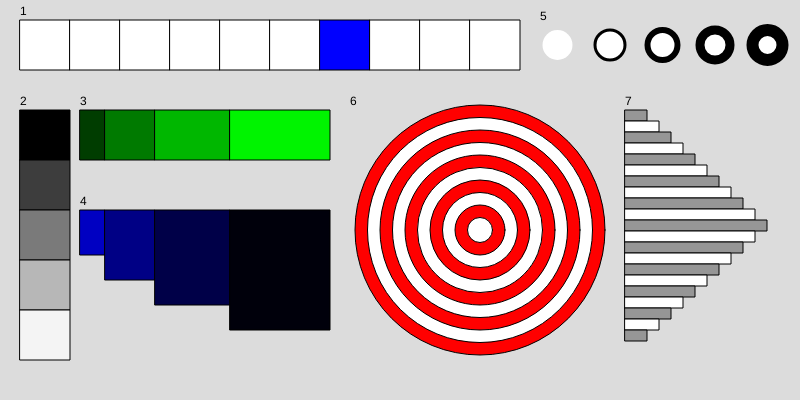
Frame 1 (no input)
Frame 60 (no input): identical to frame 1, image omitted
Frame 120 (the mouse pressed at the canvas centre since frame 60): identical to frame 1, image omitted

The p5.js sketch that drew this single still picture (run headless with seeded random() and noise() and a simulated clock; from frame 60 on, the mouse is pressed at the canvas centre):

// p5.js sketch
// ── sketch.js
function setup() {
  createCanvas(800, 400);
}

function draw() {
  background(220);
  fill(0);
  text("1",20,15);
  text("2",20,105);
  text("3",80,105);
  text("4",80,205);
  text("5",540,20);
  text("6",350,105);
  text("7",625,105);
  fill(255);
  for (let i = 0; i < 10; i++) {
    square(20+50*i,20,50); // voor elke i gaat de x-as met breedte*i omhoog
    if (i === 5) {
      fill(0,0,255);
    } else {
      fill(255);
    }
  }
  for (let i = 0; i < 5; i++) {
    fill(i*61);
    square(20,110+50*i,50);
  }
  let x3 = 80;
  for (let i = 1; i < 5; i++) {
    g = i*61;
    let colour = color(0,g,0);
    let w = i*25;
    fill(color(colour));
    rect(x3,110,w,50);
    x3 += w;
  }
  let x4 = 80;
  for (let i = 1; i < 5; i++) {
    g = 255-i*61;
    let colour = color(0,0,g);
    let w = i*25;
    fill(color(colour));
    rect(x4,210,w,20+w);
    x4 += w;
  }
  let x5 = 505;
  for (let i = 0; i < 5; i++) {
    push();
    let str = i*3;
    let w = i*25;
    strokeWeight(str);
    stroke(0);
    fill(255);
    x5 += 52.5;
    circle(x5,45,30);
    pop();
  }
  for (let i = 0; i < 5; i++) {
    push();
    let str = i*3;
    let w = i*25;
    strokeWeight(str);
    stroke(0);
    fill(255);
    x5 += 52.5;
    circle(x5,45,30);
    pop();
  }
  for (let i = 0; i < 10; i++) {
    if (i%2 == 0) {
      fill(255,0,0);
    } else {
      fill(255);
    }
    circle(480,230,250-i*25);
  }
  let y7 = 110;
  let w = 10;
  for (let i = 0; i < 21; i++) {
    let h = 11;
    if (i < 11) {
      w += 12;
    } else {
      w -= 12;
      text()
    }
    if (i%2 == 0) {
      fill(150);
    } else {
      fill(255);
    }
    rect(625,y7,w,h)
    y7 += h;
  }
}
